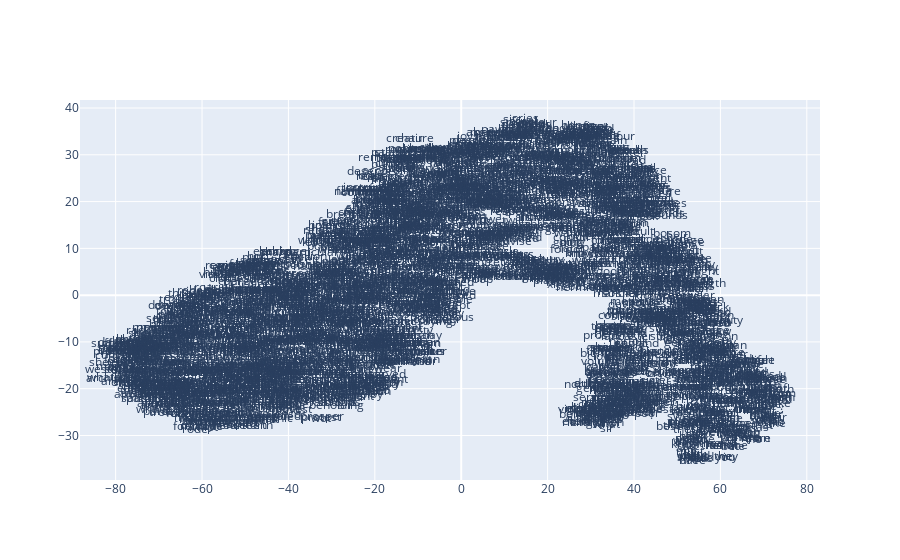

Notebook cell for this chart:
### Code cell
def plot_with_plotly(x_vals, y_vals, labels, plot_in_notebook=True):
    from plotly.offline import init_notebook_mode, iplot, plot
    import plotly.graph_objs as go

    trace = go.Scatter(x=x_vals, y=y_vals, mode='text', text=labels)
    data = [trace]

    if plot_in_notebook:
        init_notebook_mode(connected=True)
        iplot(data, filename='word-embedding-plot')
    else:
        plot(data, filename='word-embedding-plot.html')


def plot_with_matplotlib(x_vals, y_vals, labels):
    import matplotlib.pyplot as plt
    import random

    random.seed(0)

    plt.figure(figsize=(12, 12))
    plt.scatter(x_vals, y_vals)

    #
    # Label randomly subsampled 25 data points
    #
    indices = list(range(len(labels)))
    selected_indices = random.sample(indices, 25)
    for i in selected_indices:
        plt.annotate(labels[i], (x_vals[i], y_vals[i]))

try:
    get_ipython()
except Exception:
    plot_function = plot_with_matplotlib
else:
    plot_function = plot_with_plotly

plot_function(x_vals, y_vals, labels)

### Figure 1 — Plotly figure (JSON) as saved in the notebook; plotly's stock layout.template omitted (floating-point values rounded to 4 significant figures; data arrays with more than 128 entries replaced by an {"elided": "..."} marker saying what was removed)
{"data": [{"mode": "text", "text": {"elided": "3199 str values"}, "x": {"elided": "3199 float values"}, "y": {"elided": "3199 float values"}, "type": "scatter"}], "layout": {}}
